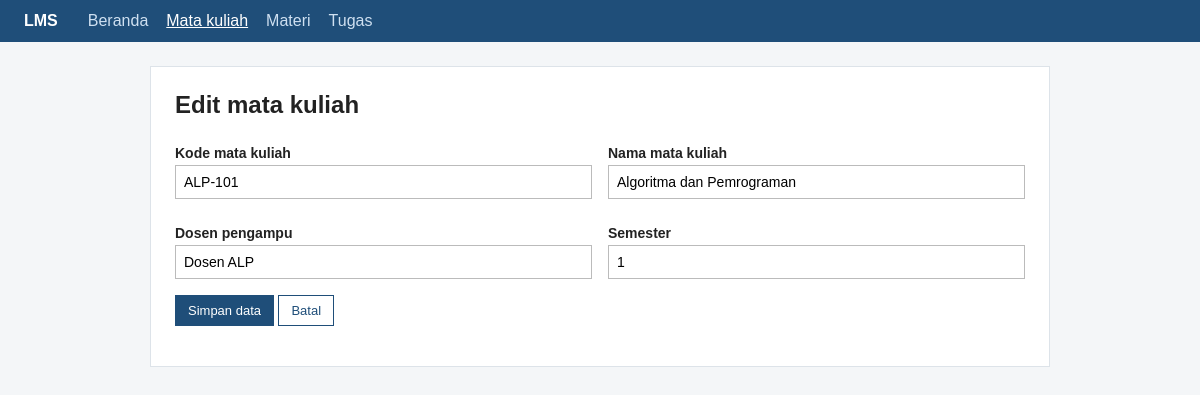
Screenshot of /mata_kuliah_form.php?id=1 with the database file from the repository.
### tables this page shows
CREATE TABLE IF NOT EXISTS mata_kuliah (
  id INT UNSIGNED AUTO_INCREMENT PRIMARY KEY,
  kode VARCHAR(20) NOT NULL UNIQUE,
  nama VARCHAR(100) NOT NULL,
  dosen VARCHAR(100) NOT NULL,
  semester TINYINT UNSIGNED NOT NULL
);

### mata_kuliah_form.php (the view, shortened to what this page needs)
<?php
require 'koneksi.php';
$edit = isset($_GET['id']);
$id = null;
$lama = null;
if ($edit) {
    $id = valid_id($_GET['id']);
    $st = $conn->prepare('SELECT id, kode, nama, dosen, semester FROM mata_kuliah WHERE id = ?');
    $st->bind_param('i', $id);
    $st->execute();
    $lama = $st->get_result()->fetch_assoc();
}
$data = $lama ?? ['kode' => '', 'nama' => '', 'dosen' => '', 'semester' => ''];
?>
<h1><?= $edit ? 'Edit mata kuliah' : 'Tambah mata kuliah' ?></h1>
<form method="post" action="mata_kuliah_form.php<?= $edit ? '?id=' . (int)$id : '' ?>" novalidate>
    <div class="grid">
        <div>
            <label for="kode">Kode mata kuliah</label>
            <input type="text" id="kode" name="kode" value="<?= e($data['kode']) ?>" maxlength="20">
        </div>
        <div>
            <label for="nama">Nama mata kuliah</label>
            <input type="text" id="nama" name="nama" value="<?= e($data['nama']) ?>" maxlength="100">
        </div>
        <div>
            <label for="dosen">Dosen pengampu</label>
            <input type="text" id="dosen" name="dosen" value="<?= e($data['dosen']) ?>" maxlength="100">
        </div>
        <div>
            <label for="semester">Semester</label>
            <input type="text" id="semester" name="semester" value="<?= e($data['semester']) ?>" maxlength="2">
        </div>
    </div>
    <p>
        <button class="btn pri">Simpan data</button>
        <a class="btn" href="mata_kuliah.php">Batal</a>
    </p>
</form>

### style.css (style rules this page uses)
* { box-sizing: border-box; }
body { font-family: Arial, Helvetica, sans-serif; background: #f4f6f8; color: #222; margin: 0; }
h1 { font-size: 24px; margin-top: 0; }
.btn { display: inline-block; padding: 7px 12px; border: 1px solid #1f4e79; background: #fff; color: #1f4e79; text-decoration: none; font-size: 13px; cursor: pointer; font-family: inherit; }
.btn.pri { background: #1f4e79; color: #fff; }
input[type=text], input[type=date], select, textarea { width: 100%; padding: 8px; border: 1px solid #bbb; font-family: inherit; font-size: 14px; }
.grid { display: grid; grid-template-columns: 1fr 1fr; gap: 16px; }
label { display: block; font-weight: bold; font-size: 14px; margin: 10px 0 4px; }

### rows the page displays
mata_kuliah: kode "ALP-101", nama "Algoritma dan Pemrograman", dosen "Dosen ALP", semester "1"

### other values shown
$l "Beranda"
$l "Mata kuliah"
$l "Materi"
$l "Tugas"
